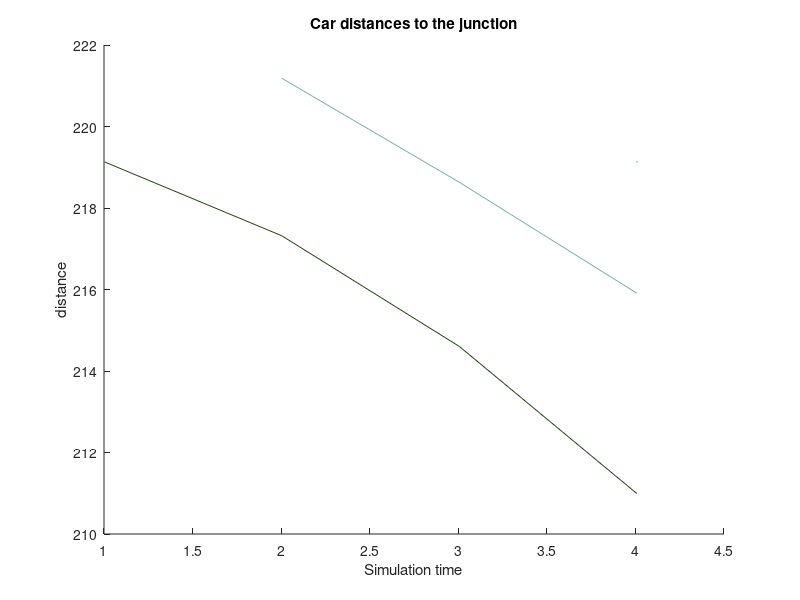

Reproduce this figure in MATLAB.
A = [219.13252 217.31789 214.6021 210.99304 ]
Atime = [1.002 2.004 3.006 4.008 ]
B = [221.18332 218.63083 215.90877 ]
Btime = [2.004 3.006 4.008 ]
C = [219.13252 ]
Ctime = [4.008 ]
figure;
hold on;
plot(Atime,A,'Color',[0.14262408 0.28360736 0.09164882])
plot(Btime,B,'Color',[0.4848166 0.6978105 0.67561793])
plot(Ctime,C,'Color',[0.631319 0.9122018 0.76541644])
title('Car distances to the junction')
ylabel('distance')
xlabel('Simulation time')
hold off;